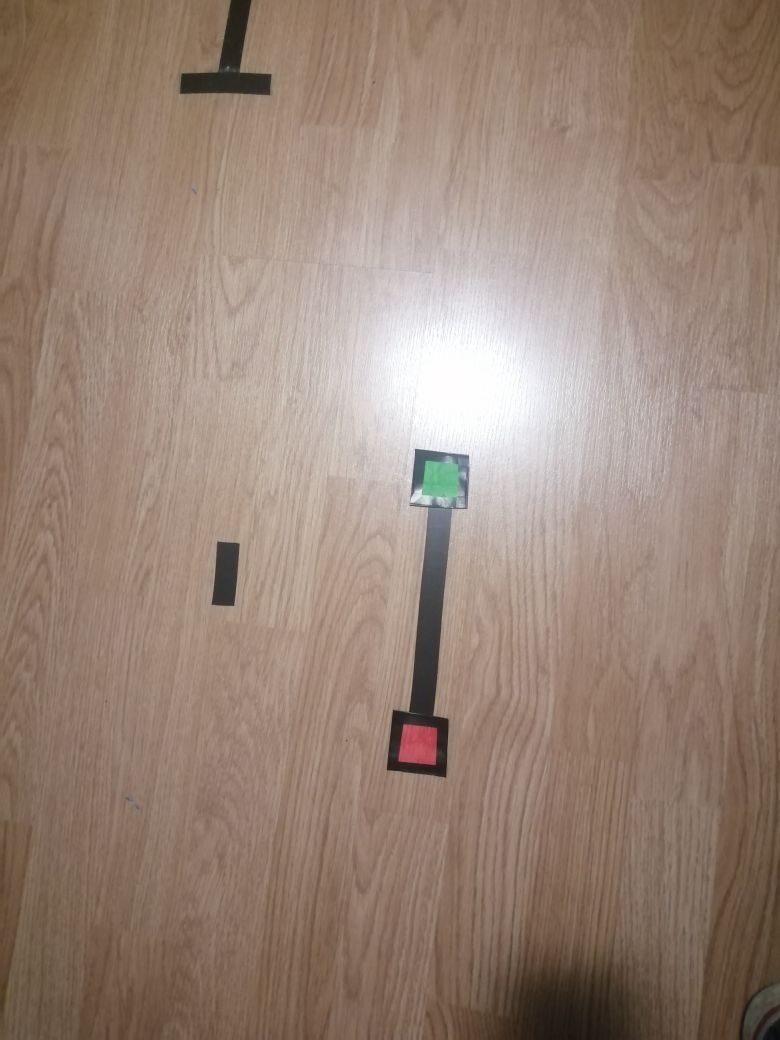
#> input picture Maze_Resavatelj/TestKalibracija.jpg, 780 x 1040 px, found by its file name
$ python Kalibracija.py
#> lines starting #> are read from the running program, lines starting #| are printed output that depends on the picture; after the words box and inside, x2 and y2 are one past the last pixel; in counts of white or black regions, pixels touching at a corner belong together
import cv2
import numpy as np
import threading
import time
import sys
import BFS as b
from Point import Pt

prvaKalibracijska=0
drugaKalibracijska=0
klik=0
flag=0

def mouse_event(event,x,y,flags,params):
    global prvaKalibracijska, drugaKalibracijska, img, klik, flag
    if event == cv2.EVENT_LBUTTONUP:
        if klik == 0:
            cv2.rectangle(img, (x - wid, y - wid), (x + wid, y + wid), (0, 255, 0), -1)
            prvaKalibracijska = Pt(x, y)
            klik += 1
        elif klik == 1:
            cv2.rectangle(img, (x - wid, y - wid), (x + wid, y + wid), (204, 0, 255), -1)
            drugaKalibracijska = Pt(x, y)
            klik += 1
    if event == cv2.EVENT_RBUTTONUP:
        flag = 1

def disp():
        global img
        cv2.imshow("Maze_solver",img)
        cv2.setMouseCallback('Maze_solver',mouse_event)
        u=0
        while True and flag==0:
            cv2.imshow("Maze_solver",img)
            cv2.waitKey(1)

img=cv2.imread("testKalibracija.jpg", cv2.IMREAD_GRAYSCALE)
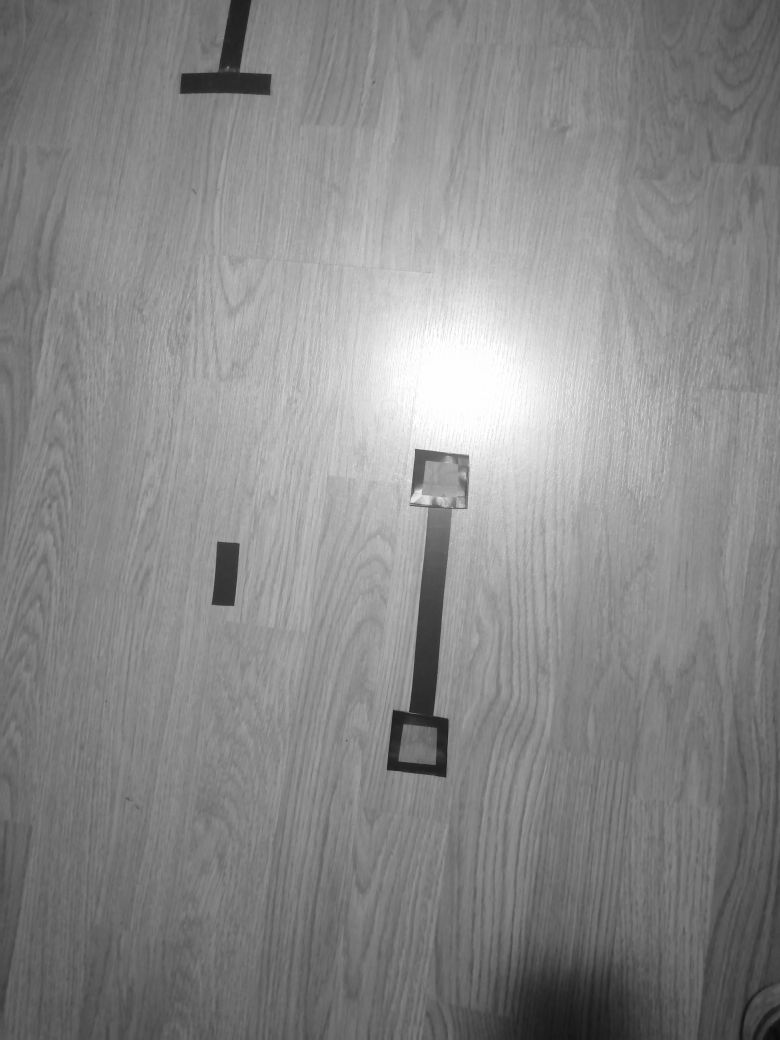
#> img: shape (1040, 780); min 10, max 255, mean 136.7
#img=resize_image(img)
_,img=cv2.threshold(img,120,255,cv2.THRESH_BINARY)
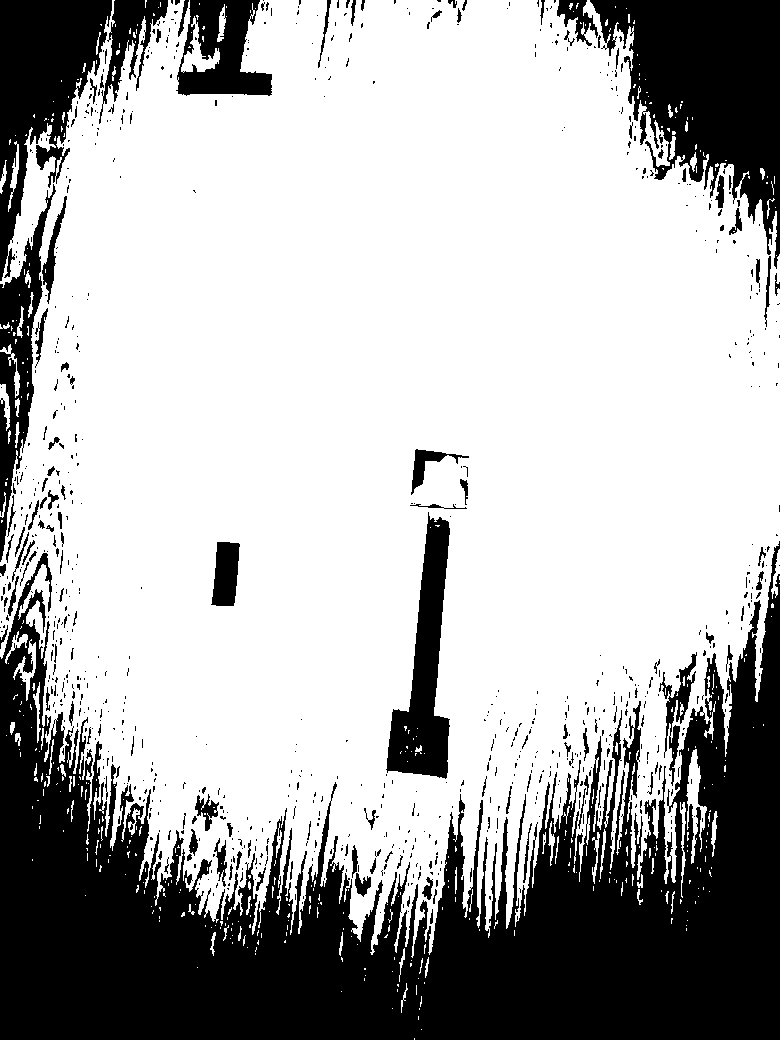
#> img: shape (1040, 780); 69.1% white; 859 black regions (724 under 20 px), largest, box (x1, y1, x2, y2) and area: (0, 541, 780, 1040) 170168, (590, 0, 780, 269) 26678, (0, 0, 112, 281) 15076
img=cv2.cvtColor(img,cv2.COLOR_GRAY2BGR)

h=img.shape[0]
#> h = 1040
w = img.shape[1]
#> w = 780
#> (the run stopped early here; a loop or call above may not have finished)
